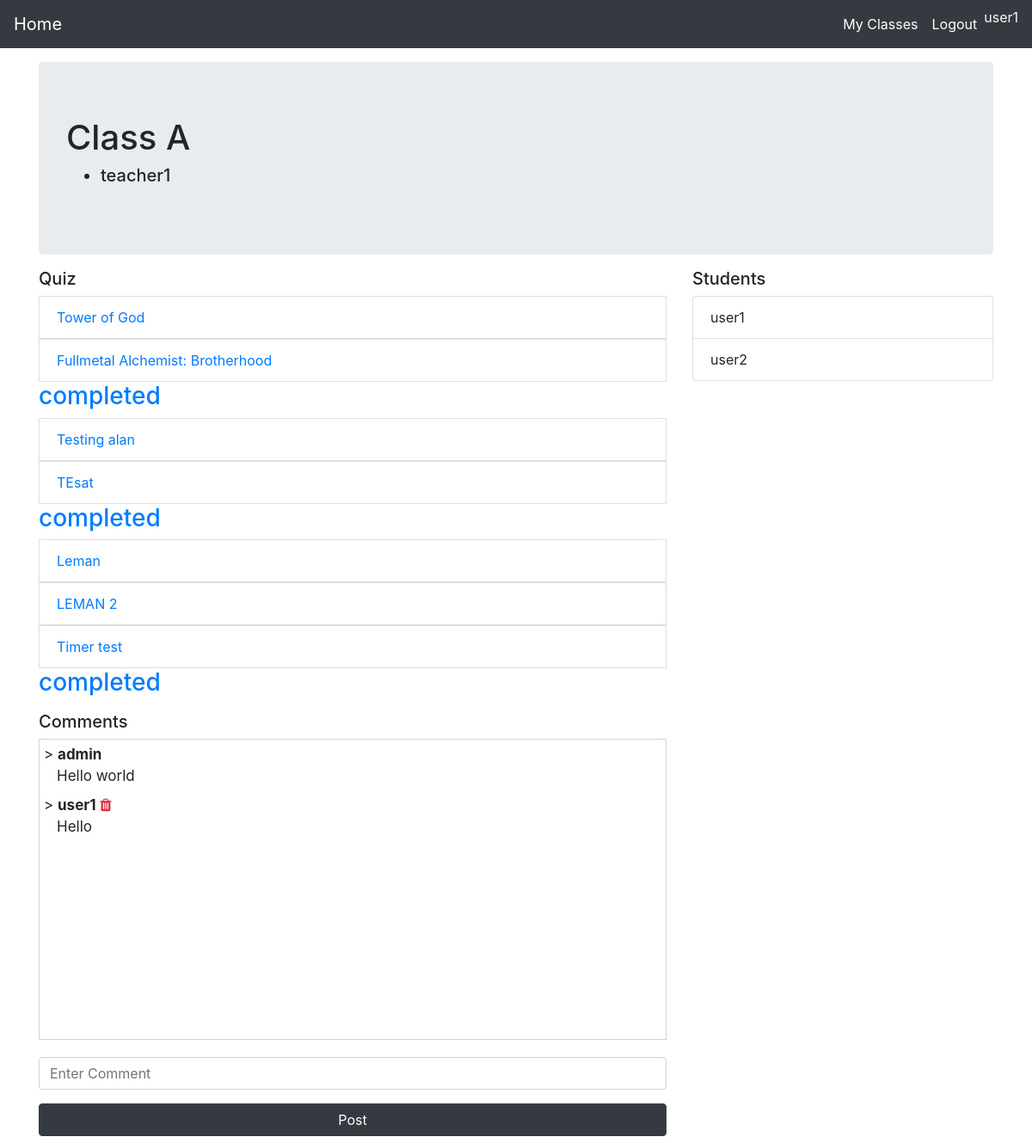
Screenshot of /quiz/class_view/1 (signed in) with the database file from the repository.
### quiz/models.py (models this page shows, shortened)
class Class(models.Model):
    class_name = models.CharField(max_length=20)
    year = models.IntegerField(primary_key=False,null=False,blank=False)
    branch = models.CharField(max_length=50)
    user = models.ManyToManyField(User)

class Quiz(models.Model):
    title = models.CharField(max_length=250)
    description = models.TextField()
    classes = models.ManyToManyField(Class)
    make_visible = models.BooleanField(default=False)
    total_questions = models.IntegerField(primary_key=False,default=0)
    answer_available = models.BooleanField(primary_key=False,default=False)
    timer = models.IntegerField(primary_key=False,null=True,blank=True,validators=[MinValueValidator(9), MaxValueValidator(31)],)

class Comments(models.Model):
    comment = models.TextField()
    user = models.ForeignKey(User,on_delete=models.CASCADE)
    spam = models.BooleanField(null=True,blank=True,primary_key=False)
    clas = models.ForeignKey(Class,on_delete=models.CASCADE)

### quiz/views.py (the view)
# urls.py: path('class_view/<int:class_pk>',views.classView,name='classView'),
@login_required
def classView(request,class_pk):
    stud_info = []
    quiz_info = []
    class_obj = get_object_or_404(Class,pk=class_pk)
    if str(request.user.job.status) == 'student':
        quiz_list = list(Quiz.objects.filter(make_visible=True).filter(classes=class_obj))
        student_quiz_info = []
        if len(quiz_list) != 0:
            for quiz in quiz_list :
                stud_info = list(StudentQuizInfo.objects.filter(quiz_id=quiz.id).filter(user_id=request.user.id))
                if len(stud_info) != 0 :
                    student_quiz_info.append(stud_info[0])
                else :
                    student_quiz_info.append(None)
        quiz_info = zip(quiz_list,student_quiz_info)
    else :
        quiz_list = list(Quiz.objects.filter(classes=class_obj))
    participant_list = class_obj.user.all()
    teacher_list = []
    student_list = []
    for each_user in participant_list :
        if each_user.is_superuser :
            pass
        elif str(each_user.job.status)== 'student' :
            student_list.append(each_user)
        elif str(each_user.job.status)== 'teacher' :
            teacher_list.append(each_user)
    user_list = []
    if Comments.objects.filter(clas_id=class_pk).exists():
        comments = get_list_or_404(Comments,clas_id=class_pk)
        for comment in comments :
            user_list.append(get_object_or_404(User,pk=comment.user_id))
    else :
        comments = []
    user_comments_list = zip(user_list,comments)
    context = {
        'quiz_info':quiz_info,
        'class_obj':class_obj,
        'student_list':student_list,
        'teacher_list':teacher_list,
        'quiz_list':quiz_list,
        'comments_form':CommentsForm(),
        'user_comments_list':user_comments_list,
    }
    return render(request,'quiz/class_view.html',context)

### quiz/forms.py
class CommentsForm(forms.ModelForm) :
    class Meta :
        model = Comments
        fields = ('comment',)
        widgets = {
            'comment':forms.TextInput(attrs={'class': 'form-comments','placeholder':'Enter Comment'})
        }
        labels ={
            'comment' : (''),
        }
    def __init__(self, *args, **kwargs):
        super(CommentsForm, self).__init__(*args, **kwargs)
        self.fields['comment'].required=True

### templates/quiz/class_view.html (shortened to what this page needs)
{% extends "./base.html" %}
{% load crispy_forms_tags %}
{% load static %}
{% block content %}
<link rel="stylesheet" href="{% static 'quiz/class_view.css' %}">
<div class="container">
    <div class="jumbotron my-3">
        <h1>
            {{class_obj.class_name}}
        </h1>
        <h5>
            <ul>
                {% for each_teacher in teacher_list %}
                <li>{{each_teacher}}</li>
                {% endfor %}
            </ul>
        </h5>
    </div>
    <div class="row">
        <div class="col-md-8">
            <h5>Quiz</h5>
            <ul class="list-group">
                {% if request.user.job.status == 'student' %}
                    {% for quiz, info in quiz_info %}
                    <a href="{% url 'quiz:quizInfoTeacherView' quiz.id %}">
                        <li class="list-group-item">{{quiz.title}}</li>
                        {% if info.completed == True %}
                            <h3>completed</h3>
                        {% endif %}
                    </a>
                    {% endfor %}
                {% endif %}
            </ul>
        </div>
        <div class="col-md-4">
            <h5>Students </h5>
                <ul class="list-group">
                    {% for each_student in student_list %}
                    <li class="list-group-item">{{each_student}}</li>
                    {% endfor %}
                </ul>
        </div>
    </div>
    <div class="row">
        <div class="col-md-8 mb-2 mt-2">
            <h5>Comments</h5>
            <div class="comments-box">
                {% for user, comment in user_comments_list %}
                    <p class="username">> <Strong>{{user.username}}</Strong>
                        {% if request.user == user %}
                            <a href="{% url 'quiz:deleteComment' comment.id %}"> <i class="fa fa-trash text-danger"></i> </a>
                        {% endif %}
                    </p>
                    <p class="comment">{{comment.comment}}</p>
                {% endfor %}
            </div>
            <form action="{% url 'quiz:postComment' class_obj.id %}" method="POST">
                {{comments_form|crispy}}
                <button class="btn btn-dark w-100" type="submit">Post</button>
            </form>
        </div>
    </div>
</div>
{% endblock %}

### templates/quiz/base.html (shortened to what this page needs)
<!DOCTYPE html>
<html lang="en">
<head>
  <link rel="stylesheet" href="https://stackpath.bootstrapcdn.com/bootstrap/4.5.0/css/bootstrap.min.css"
 />
  <link rel="stylesheet" href="https://stackpath.bootstrapcdn.com/font-awesome/4.7.0/css/font-awesome.min.css">
</head>
<body style="height: 100vh">
  <nav class="navbar navbar-expand-lg navbar-dark bg-dark">
    <a class="navbar-brand" href="{% url 'quiz:home' %}">
      <span class="nav_link" id="home">
        Home
      </span>
    </a>
    <div class="collapse navbar-collapse" id="navbarSupportedContent">
      <ul class="navbar-nav ml-auto">
        <li class="nav-item active">
          <a class="nav-link" href="{% if user.is_authenticated %} {% url 'quiz:home' %} {% else %} # {% endif %}">
            <span class="nav_link">
              My Classes
            </span>
          </a>
        </li>
        <li class="nav-item active">
          <a class="nav-link" href="{% if user.is_authenticated %} {% url 'quiz:logout' %} {% else %} # {% endif %}">
            <span class="nav_link">
              {% if user.is_authenticated %} Logout {% else %} Login {% endif %}
            </span>
          </a>
        </li>
        <li class="nav-item active">
            <span class="nav_link text-light">
              {% if user.is_authenticated %} {{request.user.username}} {% endif %}
            </span>
        </li
      </ul>
    </div>
  </nav>
  {% block content %} {% endblock content %}
</body>
</html>

### static/quiz/class_view.css (style rules this page uses)
.comments-box { width: auto; height: 350px; border: 1px solid lightgray; overflow: scroll; margin-bottom: 20px; }
.username { font-size: 17px; margin-top: 5px; margin-bottom: 0px; margin-left: 5px; }
.comment { margin-bottom: 8px; margin-top: 0px; margin-left: 20px; font-size: 17px; }

### rows the page displays
Class: class_name "Class A"
Quiz: title "Tower of God"
Quiz: title "Fullmetal Alchemist: Brotherhood", shows "completed"
Quiz: title "Testing alan"
Quiz: title "TEsat", shows "completed"
Quiz: title "Leman"
Quiz: title "LEMAN 2"
Quiz: title "Timer test", shows "completed"

### other values shown
{{ request.user.username }} "user1"
{{ each_teacher }} "teacher1"
{{ each_student }} "user1"
{{ each_student }} "user2"
{{ user.username }} "admin"
{{ comment.comment }} "Hello world"
{{ user.username }} "user1"
{{ comment.comment }} "Hello"
